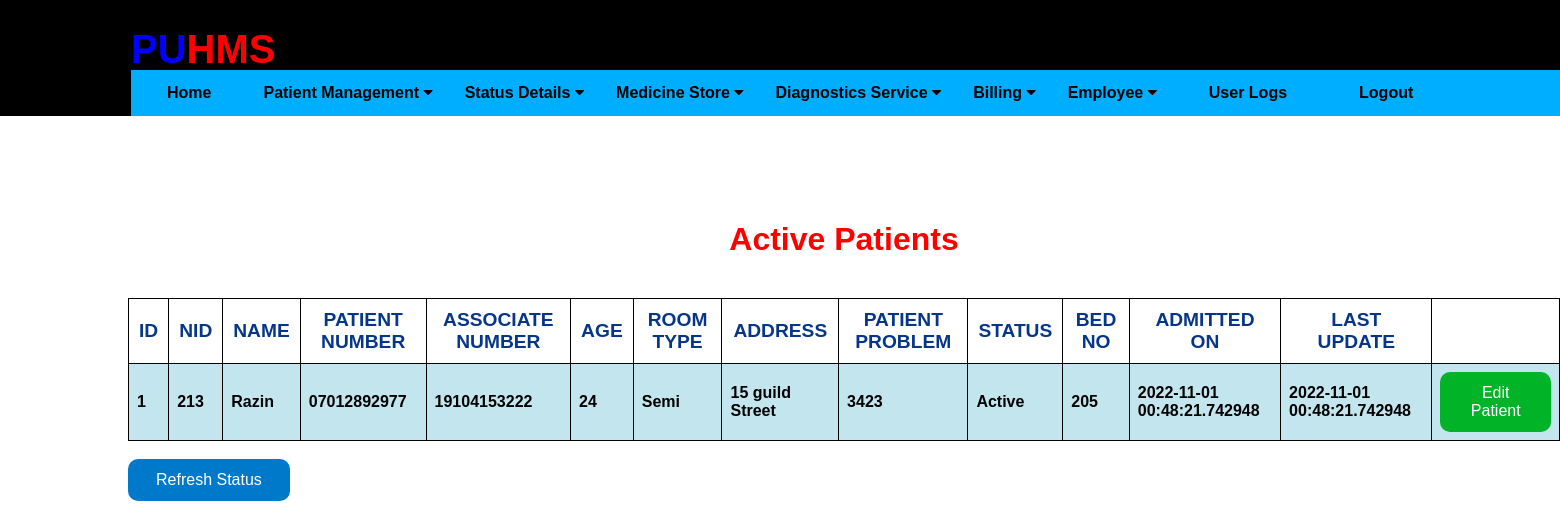
Page /patientscreen (signed in) on the committed database.
### application/db.py (models this page shows)
class Patients(db.Model):
    __tablename__ = 'patients'
    id = db.Column(db.Integer, primary_key=True)
    nid = db.Column(db.Integer, unique=True)
    pname = db.Column(db.String(20), nullable=False)
    age = db.Column(db.Integer)
    date = db.Column(db.DateTime, default=datetime.now)
    ldate = db.Column(db.DateTime, default=datetime.now)
    tbed = db.Column(db.String(10))
    address = db.Column(db.String(20))
    status = db.Column(db.String(20))
    issue = db.Column(db.String(100))
    pcontact = db.Column(db.String(20))
    assoc_contact = db.Column(db.String(20))
    room = db.Column(db.String(9))
    assignBed = db.Column(db.Integer(), nullable=False)

### application/routes.py (the view)
@app.route('/patientscreen')
def patientscreen():
    if session.get('username') or session.get('recepUsername'):
        pts = Patients.query.filter_by( status = 'Active' )
        print("ptsss",pts)
        if not pts:
            flash('All Patients Discharged')
            return redirect( url_for('update_patient') )
        else:
            print("inside else")
            return render_template('patientscreen.html', pts = pts)
    else:
        return "<h1>You do not have permission to perform this action. Please go back</h1>"

### application/templates/patientscreen.html (shortened to what this page needs)
{% extends "layout.html" %}
{% block content %}
<div class="astatus">
    <h1 style="color: rgb(255, 0, 0);">Active Patients</h1><br>
    <table border="1">
        <tr>
            <th>ID</th>
            <th>NID</th>
            <th>NAME</th>
            <th>PATIENT NUMBER</th>
            <th>ASSOCIATE NUMBER</th>
            <th>AGE</th>
            <th>ROOM TYPE</th>
            <th>ADDRESS</th>
            <th>PATIENT PROBLEM</th>
            <th>STATUS</th>
            <th>BED NO</th>
            <th>ADMITTED ON</th>
            <th>LAST UPDATE</th>
            <th></th>
        </tr>
        {% for update in pts %}
        <tr>
            <td> {{ update.id }} </td>
            <td> {{ update.nid }} </td>
            <td> {{ update.pname }} </td>
            <td> {{ update.pcontact }} </td>
            <td> {{ update.assoc_contact }} </td>
            <td> {{ update.age }} </td>
            <td> {{ update.tbed }} </td>
            <td> {{ update.address }}</td>
            <td> {{ update.issue }} </td>
            <td> {{ update.status }} </td>
            <td> {{ update.assignBed }} </td>
            <td> {{ update.date }} </td>
            <td> {{ update.ldate }} </td>
            <td> <button type="button" class="ubutton" onclick="window.location='editpatientdetail/{{ update.id }}'"> Edit Patient </button> </td>
        </tr>
        {% else %}
                <h3>No Active Patients!</h3>
        {% endfor %}
    </table>
    <br>
    <form action="{{ url_for('patientscreen') }}">
    <button type="submit" class="ibutton" value="Refresh the list">Refresh Status</button>
    </form>
</div>
{% endblock %}

### application/static/css/main.css (style rules this page uses)
html { overflow-y: scroll; overflow-x: hidden; }
body { font-family: Arial, Helvetica, sans-serif; height: 100%; display: flex; flex-direction: column; }
table, th, td { border: 1px solid black; border-collapse: collapse; }
.astatus { position: absolute; top: 200px; padding-left: 120px; }
.astatus h1 { text-align: center; }

### application/templates/layout.html (style rules this page uses)
table { font-family: arial, sans-serif; border-collapse: collapse; width: 100%; }
td { border: 1px solid #dddddd; text-align: left; font-weight: bold; padding: 8px; }
th { border: 1px solid #dddddd; width: auto; color: #06368a; text-align: center; font-size: larger; font-weight: bolder; padding: 10px; }
tr:nth-child(even) { background-color: #c3e5ee; }
.ubutton { background-color: #00b327;; border: 2px; border-radius: 10px; color: white; padding: 12px 28px; text-align: center; text-decoration: none; display: inline-block; font-size: 16px; }
.ibutton { background-color: #0079ca;; border: 2px; border-radius: 10px; color: white; padding: 12px 28px; text-align: center; text-decoration: none; display: inline-block; font-size: 16px; }

### rows in the picture
Patients: id "1", nid "213", pname "Razin", pcontact "07012892977", assoc_contact "19104153222", age "24", tbed "Semi", address "15 guild Street", issue "3423", status "Active", assignBed "205", date "2022-11-01 00:48:21.742948", ldate "2022-11-01 00:48:21.742948"
